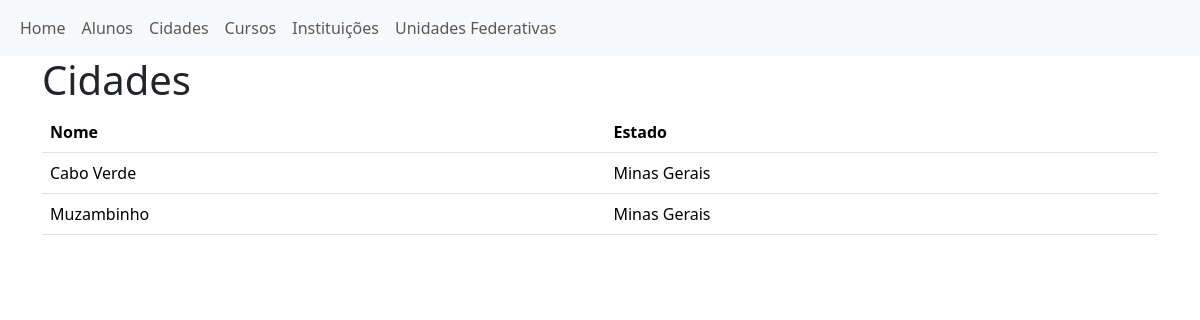
Page /cidades/ on the committed database.
### app/models.py (models this page shows, shortened)
class Cidade(models.Model):
    class Meta:
        verbose_name = 'Cidade'
        verbose_name_plural = 'Cidades'
    nome = models.CharField(max_length=100, verbose_name='Cidade')
    uf = models.ForeignKey(Uf, on_delete=models.CASCADE, verbose_name = 'UF')

class Uf(models.Model):
    class Meta:
        verbose_name = 'UF'
        verbose_name_plural = 'UFS'
    nome = models.CharField(max_length = 100)
    abreviacao_uf = models.CharField(max_length = 2)
    def __str__(self):
        return self.nome

### app/views.py (the view)
# urls.py: path('cidades/', cidades, name='cidades'),
def cidades(request):
    context = {
        'cidades': Cidade.objects.all()
    }
    return render(request, 'cidades.html', context)

### app/templates/cidades.html
{% extends  'base.html' %}
{% block content %}
<div class="container">
    <h1>Cidades</h1>
    <table class="table">
        <thead>
            <tr>
                <th>Nome</th>
                <th>Estado</th>
            </tr>
        </thead>
        <tbody>
            {% for cidade in cidades %}
            <tr>
                <td>{{ cidade.nome }}</td>
                <td>{{ cidade.uf }}</td>
            </tr>
            {% endfor %}
        </tbody>
    </table>
</div>
{% endblock content %}

### rows in the picture
Cidade: nome "Cabo Verde", uf "Minas Gerais"
Cidade: nome "Muzambinho", uf "Minas Gerais"
